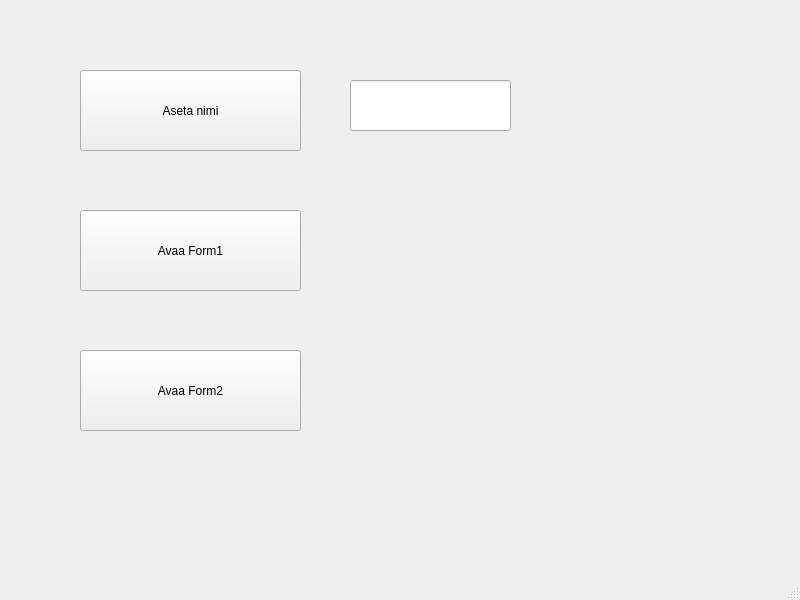
<?xml version="1.0" encoding="UTF-8"?>
<ui version="4.0">
 <class>MainWindow</class>
 <widget class="QMainWindow" name="MainWindow">
  <property name="geometry">
   <rect>
    <x>0</x>
    <y>0</y>
    <width>800</width>
    <height>600</height>
   </rect>
  </property>
  <property name="windowTitle">
   <string>MainWindow</string>
  </property>
  <widget class="QWidget" name="centralwidget">
   <widget class="QPushButton" name="bntOpenForm1">
    <property name="geometry">
     <rect>
      <x>80</x>
      <y>210</y>
      <width>221</width>
      <height>81</height>
     </rect>
    </property>
    <property name="text">
     <string>Avaa Form1</string>
    </property>
   </widget>
   <widget class="QPushButton" name="bntOpenForm2">
    <property name="geometry">
     <rect>
      <x>80</x>
      <y>350</y>
      <width>221</width>
      <height>81</height>
     </rect>
    </property>
    <property name="text">
     <string>Avaa Form2</string>
    </property>
   </widget>
   <widget class="QPushButton" name="btnSetName">
    <property name="geometry">
     <rect>
      <x>80</x>
      <y>70</y>
      <width>221</width>
      <height>81</height>
     </rect>
    </property>
    <property name="text">
     <string>Aseta nimi</string>
    </property>
   </widget>
   <widget class="QLineEdit" name="textName">
    <property name="geometry">
     <rect>
      <x>350</x>
      <y>80</y>
      <width>161</width>
      <height>51</height>
     </rect>
    </property>
   </widget>
  </widget>
  <widget class="QMenuBar" name="menubar">
   <property name="geometry">
    <rect>
     <x>0</x>
     <y>0</y>
     <width>800</width>
     <height>22</height>
    </rect>
   </property>
  </widget>
  <widget class="QStatusBar" name="statusbar"/>
 </widget>
 <resources/>
 <connections/>
</ui>
